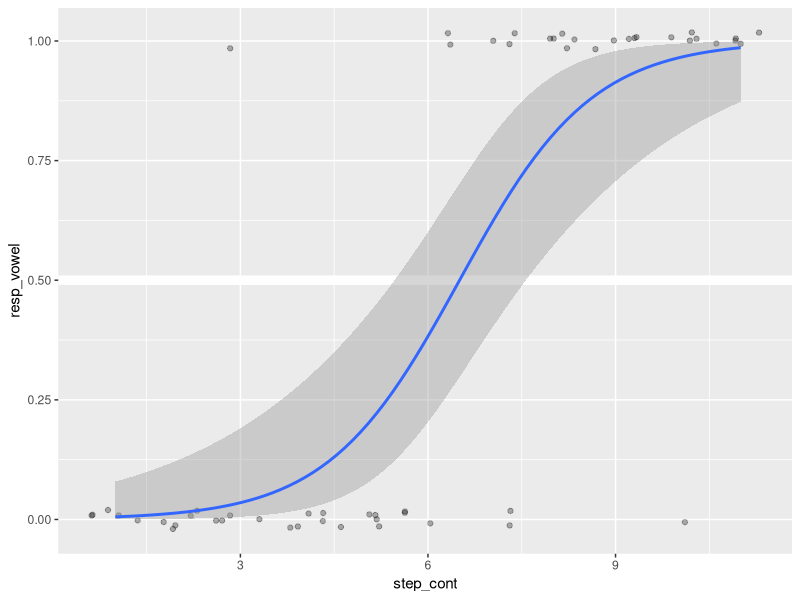
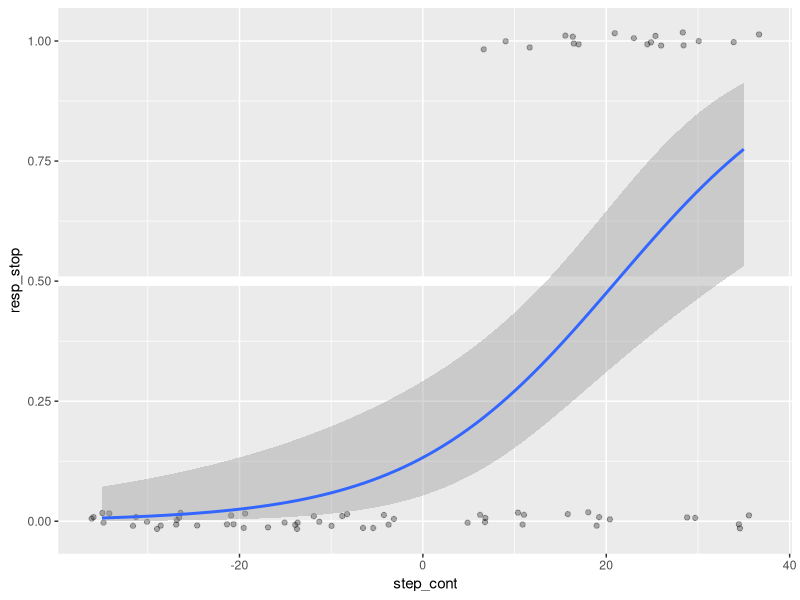

Reproduce these figures in R, in order.
library("tidyverse")
library("here")


temp_vowel_df <- read_csv(here("data", "em01p_2020_Oct_09_1451.csv")) %>% 
  filter(!is.na(resp_2.keys) | !is.na(resp_3.keys)) %>% 
  mutate(exp = if_else(is.na(resp_2.keys), "stops", "vowels")) %>% 
  separate(stimuli, into = c("trash1", "step"), sep = "_") %>% 
  separate(step, into = c("continuum", "trash2"), sep = 2) %>% 
  mutate(step_cont = as.numeric(continuum), 
         resp_vowel = if_else(resp_2.keys == "left", 0, 1))

temp_stops_df <- read_csv(here("data", "em01p_2020_Oct_09_1451.csv")) %>% 
  filter(!is.na(resp_3.keys)) %>% 
  mutate(exp = "stops") %>% 
  separate(stimuli, into = c("trash1", "step"), sep = "/") %>% 
  separate(step, into = c("trash", "step2"), sep = 2) %>% 
  separate(step2, into = c("step3", "trash"), sep = 3) %>% 
  mutate(step_cont = as.numeric(step3), 
         resp_stop = if_else(resp_3.keys == "left", 1, 0))

temp_vowel_df %>% 
  filter(exp == "vowels") %>% 
  ggplot(., aes(x = step_cont, y = resp_vowel)) + 
    geom_hline(yintercept = 0.5, size = 3.2, color = "white") + 
    geom_jitter(height = 0.02, alpha = 0.3) + 
    geom_smooth(method = "glm", method.args = list(family = "binomial"), 
      formula = 'y ~ x')

temp_stops_df %>% 
  ggplot(., aes(x = step_cont, y = resp_stop)) + 
    geom_hline(yintercept = 0.5, size = 3.2, color = "white") + 
    geom_jitter(height = 0.02, alpha = 0.3) + 
    geom_smooth(method = "glm", method.args = list(family = "binomial"), 
      formula = 'y ~ x')
